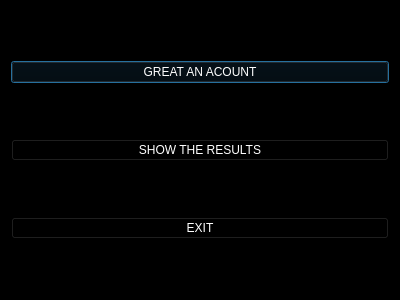
<?xml version="1.0" encoding="UTF-8"?>
<ui version="4.0">
 <class>second_page</class>
 <widget class="QDialog" name="second_page">
  <property name="geometry">
   <rect>
    <x>0</x>
    <y>0</y>
    <width>400</width>
    <height>300</height>
   </rect>
  </property>
  <property name="windowTitle">
   <string>Dialog</string>
  </property>
  <property name="styleSheet">
   <string notr="true">background-color: rgb(0, 0, 0);</string>
  </property>
  <layout class="QVBoxLayout" name="verticalLayout">
   <item>
    <widget class="QPushButton" name="pushButton">
     <property name="styleSheet">
      <string notr="true">font: 10pt &quot;Pristina&quot;;
font: 16pt &quot;Pristina&quot;;
background-color: rgb(0, 0, 0);
color: rgb(255, 255, 255);</string>
     </property>
     <property name="text">
      <string>GREAT AN ACOUNT</string>
     </property>
    </widget>
   </item>
   <item>
    <widget class="QPushButton" name="pushButton_2">
     <property name="styleSheet">
      <string notr="true">font: 10pt &quot;Pristina&quot;;
font: 16pt &quot;Pristina&quot;;
background-color: rgb(0, 0, 0);
color: rgb(255, 255, 255);</string>
     </property>
     <property name="text">
      <string>SHOW THE RESULTS</string>
     </property>
    </widget>
   </item>
   <item>
    <widget class="QPushButton" name="pushButton_3">
     <property name="styleSheet">
      <string notr="true">color: rgb(255, 255, 255);
font: 14pt &quot;Pristina&quot;;
background-color: rgb(0, 0, 0);</string>
     </property>
     <property name="text">
      <string>EXIT</string>
     </property>
    </widget>
   </item>
  </layout>
 </widget>
 <resources/>
 <connections/>
</ui>
